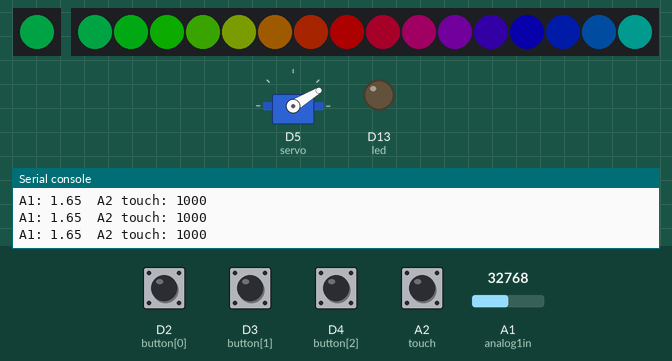
This program was run on a simulated CircuitPython board. On the bench: 1 RGB LEDs in strip order, left to right, 16 RGB LEDs in strip order, left to right, servo, output pins drawn as LEDs (lit = HIGH), the last lines printed to the serial console. The inputs (shaded band) are chosen by the test bench; at power-on: D2 (button[0]), D3 (button[1]), D4 (button[2]) HIGH, A2 (touch) LOW, A1 (analog1in) = 32768 (analog values on the 0–65535 scale). Dim RGB values are drawn brighter than linear; USB keyboard and mouse output is not drawn; touch pads read as touched when driven HIGH.

Above: at 1.2 s.
1.3 s: D2 (button[0]) pulled LOW for 0.15 s
At 1.66 s:
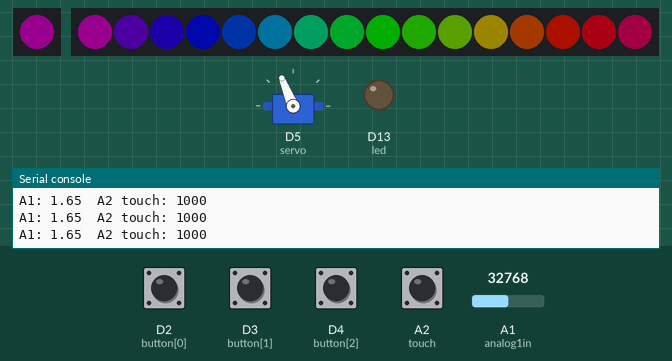
2.0 s: A2 (touch) pulled HIGH for 0.15 s
At 2.57 s:
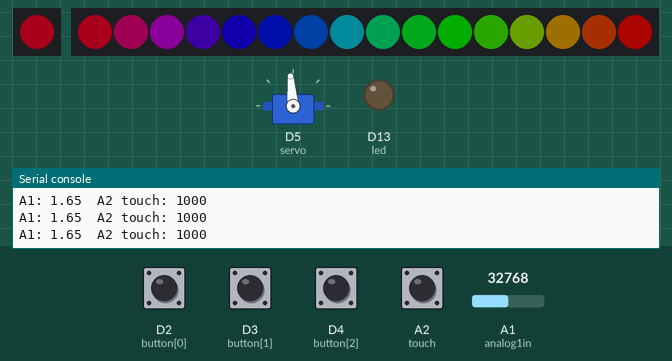
2.7 s: A2 (touch) pulled HIGH for 0.15 s
At 2.87 s:
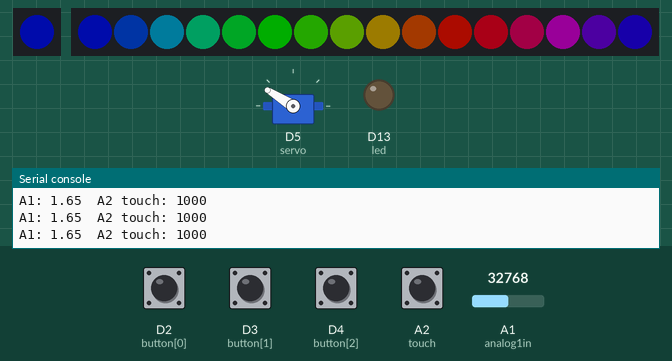
3.4 s: A2 (touch) pulled HIGH for 1 s
At 4.08 s:
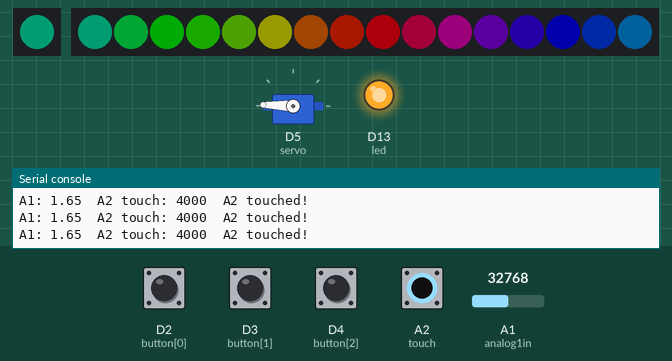
5.0 s: A2 (touch) pulled HIGH for 1 s
At 6.5 s:
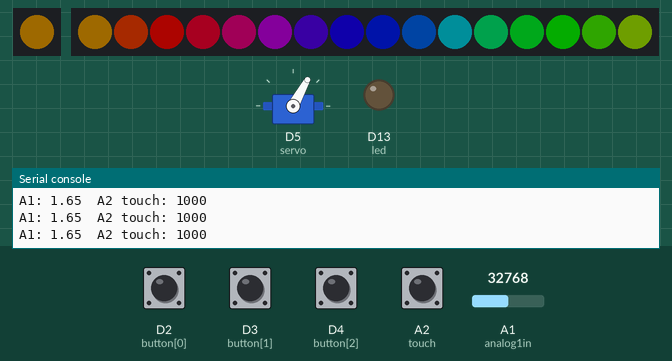
6.6 s: D2 (button[0]) pulled LOW for 1 s
At 7.1 s:
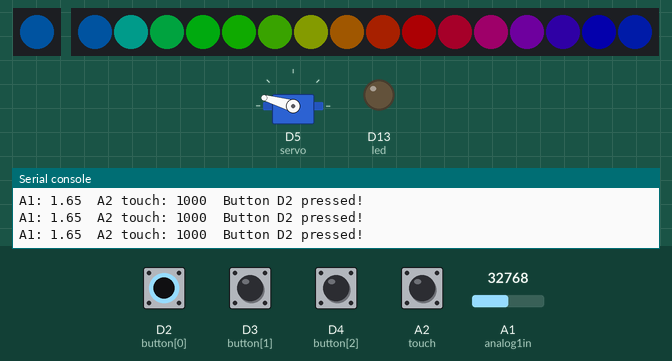
Timing chart, 0 to 9.2 s (numbered marks = the images above; inputs shaded):
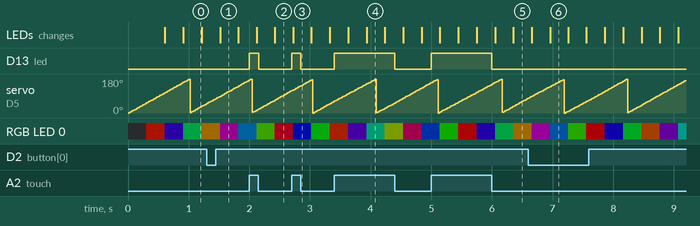

The program:

main.py
```python
# Metro IO demo
# Welcome to CircuitPython 2.2.0 :)
# Board Info https://www.adafruit.com/product/3505

import board
import time
import neopixel
from digitalio import DigitalInOut, Direction, Pull
from analogio import AnalogIn
import audioio
import touchio
import simpleio

# keyboard support
from adafruit_hid.keyboard import Keyboard
from adafruit_hid.keycode import Keycode

# One pixel connected internally!
dot = neopixel.NeoPixel(board.NEOPIXEL, 1, brightness=0.2)

# Built in red LED
led = DigitalInOut(board.D13)
led.direction = Direction.OUTPUT

# Analog audio output on A0, using two audio files
audiofiles = ["rimshot.wav", "laugh.wav"]

# Analog input on A1
analog1in = AnalogIn(board.A1)

# Capacitive touch on A2
touch = touchio.TouchIn(board.A2)

# Digital input with pullup on D2, D3, and D4
buttons = []
for p in [board.D2, board.D3, board.D4]:
    button = DigitalInOut(p)
    button.direction = Direction.INPUT
    button.pull = Pull.UP
    buttons.append(button)

# Servo on D5
servo = simpleio.Servo(board.D5)

# NeoPixel strip (of 16 LEDs) connected on D6
NUMPIXELS = 16
neopixels = neopixel.NeoPixel(board.D6, NUMPIXELS, brightness=0.2, auto_write=False)

# Used if we do HID output, see below
kbd = Keyboard()

######################### HELPERS ##############################

# Helper to convert analog input to voltage
def getVoltage(pin):
    return (pin.value * 3.3) / 65536

# Helper to give us a nice color swirl
def wheel(pos):
    # Input a value 0 to 255 to get a color value.
    # The colours are a transition r - g - b - back to r.
    if (pos < 0):
        return [0, 0, 0]
    if (pos > 255):
        return [0, 0, 0]
    if (pos < 85):
        return [int(pos * 3), int(255 - (pos*3)), 0]
    elif (pos < 170):
        pos -= 85
        return [int(255 - pos*3), 0, int(pos*3)]
    else:
        pos -= 170
        return [0, int(pos*3), int(255 - pos*3)]

def play_file(filename):
    print("")
    print("----------------------------------")
    print("playing file "+filename)
    f = open(filename, "rb")
    a = audioio.AudioOut(board.A0, f)
    a.play()
    while a.playing:
        pass
    print("finished")
    print("----------------------------------")

######################### MAIN LOOP ##############################

i = 0
while True:
  # spin internal LED around! autoshow is on
  dot[0] = wheel(i & 255)

  # also make the neopixels swirl around
  for p in range(NUMPIXELS):
      idx = int ((p * 256 / NUMPIXELS) + i)
      neopixels[p] = wheel(idx & 255)
  neopixels.show()

  # Read analog voltage on A1
  print("A1: %0.2f" % getVoltage(analog1in), end="\t")

  # use A2 as capacitive touch to turn on internal LED
  print("A2 touch: %d" % touch.raw_value, end="\t")
  if touch.value:
      print("A2 touched!", end ="\t")
  led.value = touch.value

  if not buttons[0].value:
      print("Button D2 pressed!", end ="\t")
      # optional! uncomment below & save to have it sent a keypress
      #kbd.press(Keycode.A)
      #kbd.release_all()

  if not buttons[1].value:
      print("Button D3 pressed!", end ="\t")
      play_file(audiofiles[0])

  if not buttons[2].value:
      print("Button D4 pressed!", end ="\t")
      play_file(audiofiles[1])

  # sweep a servo from 0-180 degrees (map from 0-255)
  servo.angle = simpleio.map_range(i, 0, 255, 0, 180)

  i = (i+1) % 256  # run from 0 to 255
  #time.sleep(0.01) # make bigger to slow down

  print("")
```

Measured:
- after the input at 2.0 s, D13 (led): LOW → HIGH at once, → LOW 0.15 s later
- after the input at 2.7 s, D13 (led): LOW → HIGH at once, → LOW 0.15 s later
- after the input at 3.4 s, D13 (led): LOW → HIGH at once, → LOW 1.0 s later
- after the input at 5.0 s, D13 (led): LOW → HIGH at once, → LOW 1.0 s later
- by itself, servo on D5 (servo): ramps from 0° to 179° and jumps back, once every 1.0 s
